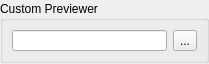
<?xml version="1.0" encoding="UTF-8"?>
<ui version="4.0">
 <class>Previewer_Form</class>
 <widget class="QWidget" name="Previewer_Form">
  <property name="geometry">
   <rect>
    <x>0</x>
    <y>0</y>
    <width>209</width>
    <height>64</height>
   </rect>
  </property>
  <property name="windowTitle">
   <string>Previewer</string>
  </property>
  <layout class="QGridLayout" name="Previewer_Form_gridLayout">
   <property name="margin">
    <number>0</number>
   </property>
   <item row="0" column="0">
    <widget class="QGroupBox" name="Custom_Previewer_Path_groupBox">
     <property name="maximumSize">
      <size>
       <width>16777215</width>
       <height>64</height>
      </size>
     </property>
     <property name="title">
      <string>Custom Previewer</string>
     </property>
     <layout class="QGridLayout" name="Custom_Previewer_Path_gridLayout">
      <property name="sizeConstraint">
       <enum>QLayout::SetMaximumSize</enum>
      </property>
      <item row="0" column="0">
       <widget class="QLineEdit" name="Custom_Previewer_Path_lineEdit">
        <property name="statusTip">
         <string>Custom Previewer Path Line Edit: Current Previewer Path.</string>
        </property>
       </widget>
      </item>
      <item row="0" column="1">
       <widget class="QToolButton" name="Custom_Previewer_Path_toolButton">
        <property name="text">
         <string>...</string>
        </property>
        <property name="popupMode">
         <enum>QToolButton::DelayedPopup</enum>
        </property>
       </widget>
      </item>
     </layout>
    </widget>
   </item>
  </layout>
 </widget>
 <resources/>
 <connections/>
</ui>
